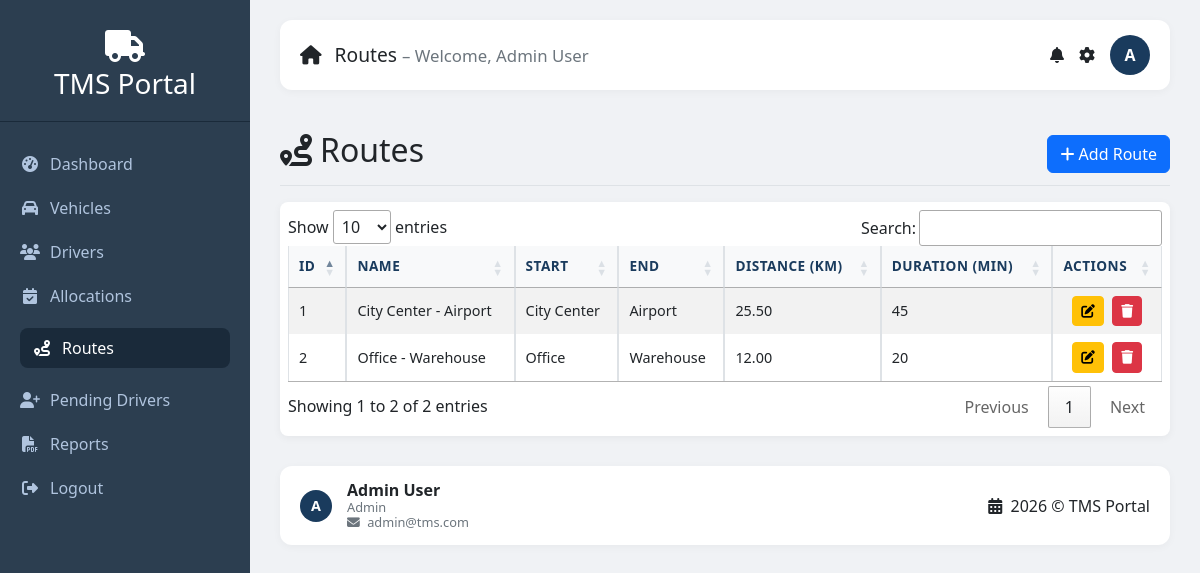
The page /admin/routes.php (signed in) on the database its author committed.
### tables this page shows
CREATE TABLE `routes` (
  `id` int(11) NOT NULL,
  `name` varchar(100) NOT NULL,
  `start_location` varchar(100) NOT NULL,
  `end_location` varchar(100) NOT NULL,
  `distance` decimal(10,2) NOT NULL,
  `estimated_duration` int(11) NOT NULL COMMENT 'in minutes',
  `created_at` timestamp NOT NULL DEFAULT current_timestamp(),
  `updated_at` timestamp NULL DEFAULT NULL ON UPDATE current_timestamp()
);

### admin/routes.php (the view, shortened to what this page needs)
<?php
require_once '../includes/header.php';
$routes = $pdo->query("SELECT * FROM routes ORDER BY id DESC")->fetchAll();
?>
<div class="d-flex justify-content-between flex-wrap flex-md-nowrap align-items-center pt-3 pb-2 mb-3 border-bottom"><h1 class="h2"><i class="fas fa-route me-2"></i>Routes</h1><button class="btn btn-primary" data-bs-toggle="modal" data-bs-target="#routeModal" onclick="resetForm()"><i class="fas fa-plus"></i> Add Route</button></div>
<div class="table-container">
    <table id="routesTable" class="table table-striped table-hover table-bordered">
        <thead><tr><th>ID</th><th>Name</th><th>Start</th><th>End</th><th>Distance (km)</th><th>Duration (min)</th><th>Actions</th></tr></thead>
        <tbody>
        <?php foreach($routes as $r): ?><tr><td><?= $r['id'] ?></td><td><?= htmlspecialchars($r['name']) ?></td><td><?= htmlspecialchars($r['start_location']) ?></td><td><?= htmlspecialchars($r['end_location']) ?></td><td><?= $r['distance'] ?></td><td><?= $r['estimated_duration'] ?></td><td class="text-center"><button class="btn btn-sm btn-warning btn-action" onclick="editRoute(<?= htmlspecialchars(json_encode($r)) ?>)"><i class="fas fa-edit"></i></button> <a href="?delete=<?= $r['id'] ?>" class="btn btn-sm btn-danger btn-action" onclick="return confirm('Delete?')"><i class="fas fa-trash"></i></a></td></tr><?php endforeach; ?>
        </tbody>
    </table>
</div>
<?php require_once '../includes/footer.php'; ?>

### includes/header.php (style rules this page uses)
* { margin: 0; padding: 0; box-sizing: border-box; }
body { background: #f0f2f5; font-family: 'Segoe UI', Tahoma, Geneva, Verdana, sans-serif; }
.table-container { overflow-x: auto; -webkit-overflow-scrolling: touch; margin-bottom: 1.5rem; border-radius: 0.5rem; box-shadow: 0 2px 8px rgba(0,0,0,0.05); background: white; padding: 0.5rem; }
.table-container table { margin-bottom: 0; width: 100%; min-width: 600px; }
.table thead th { background: #f8f9fa; color: #1a3b5d; font-weight: 600; border-bottom: 2px solid #dee2e6; text-transform: uppercase; font-size: 0.85rem; letter-spacing: 0.03rem; white-space: nowrap; }
.table tbody td { vertical-align: middle; font-size: 0.9rem; }
.btn-action { padding: 0.25rem 0.5rem; font-size: 0.85rem; border-radius: 0.25rem; margin: 0 0.15rem; }
.btn-action i { margin-right: 0; }

### rows shown on the page
routes: id "2", name "Office - Warehouse", start_location "Office", end_location "Warehouse", distance "12.00", estimated_duration "20"
routes: id "1", name "City Center - Airport", start_location "City Center", end_location "Airport", distance "25.50", estimated_duration "45"

### other values the page prints
$item[0] "Dashboard"
$item[0] "Vehicles"
$item[0] "Drivers"
$item[0] "Allocations"
$item[0] "Routes"
$item[0] "Pending Drivers"
$item[0] "Reports"
$currentPage "Routes"
$_SESSION['name'] "Admin User"
substr($_SESSION['name'], 0, 1) "A"
$_SESSION['role'] "Admin"
$_SESSION['email'] "admin@tms.com"
